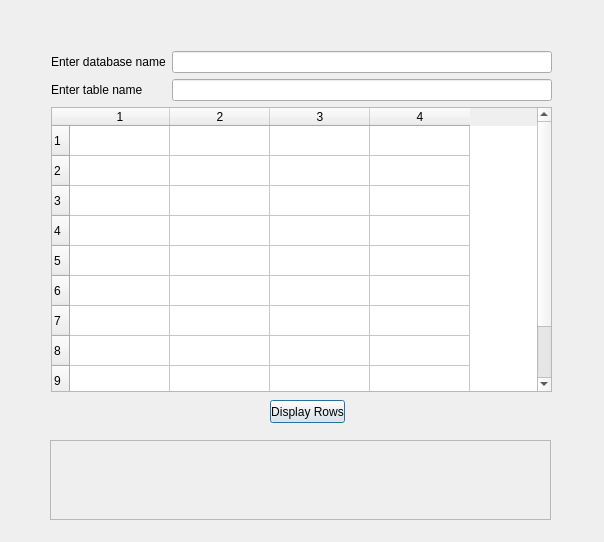
<?xml version="1.0" encoding="UTF-8"?>
<ui version="4.0">
 <class>Dialog</class>
 <widget class="QDialog" name="Dialog">
  <property name="geometry">
   <rect>
    <x>0</x>
    <y>0</y>
    <width>604</width>
    <height>542</height>
   </rect>
  </property>
  <property name="windowTitle">
   <string>Dialog</string>
  </property>
  <widget class="QPushButton" name="pushButtonDisplayRows">
   <property name="geometry">
    <rect>
     <x>270</x>
     <y>400</y>
     <width>75</width>
     <height>23</height>
    </rect>
   </property>
   <property name="text">
    <string>Display Rows</string>
   </property>
  </widget>
  <widget class="QLabel" name="labelResponse">
   <property name="geometry">
    <rect>
     <x>60</x>
     <y>450</y>
     <width>481</width>
     <height>61</height>
    </rect>
   </property>
   <property name="text">
    <string/>
   </property>
   <property name="wordWrap">
    <bool>true</bool>
   </property>
  </widget>
  <widget class="QFrame" name="frame">
   <property name="geometry">
    <rect>
     <x>50</x>
     <y>440</y>
     <width>501</width>
     <height>80</height>
    </rect>
   </property>
   <property name="frameShape">
    <enum>QFrame::StyledPanel</enum>
   </property>
   <property name="frameShadow">
    <enum>QFrame::Raised</enum>
   </property>
  </widget>
  <widget class="QWidget" name="layoutWidget">
   <property name="geometry">
    <rect>
     <x>51</x>
     <y>51</y>
     <width>501</width>
     <height>341</height>
    </rect>
   </property>
   <layout class="QGridLayout" name="gridLayout">
    <item row="1" column="0">
     <widget class="QLabel" name="label_2">
      <property name="text">
       <string>Enter table name</string>
      </property>
      <property name="buddy">
       <cstring>lineEditTableName</cstring>
      </property>
     </widget>
    </item>
    <item row="0" column="0">
     <widget class="QLabel" name="label">
      <property name="text">
       <string>Enter database name</string>
      </property>
      <property name="buddy">
       <cstring>lineEditDBName</cstring>
      </property>
     </widget>
    </item>
    <item row="0" column="1">
     <widget class="QLineEdit" name="lineEditDBName"/>
    </item>
    <item row="1" column="1">
     <widget class="QLineEdit" name="lineEditTableName"/>
    </item>
    <item row="2" column="0" colspan="2">
     <widget class="QTableWidget" name="tableWidget">
      <property name="sizeAdjustPolicy">
       <enum>QAbstractScrollArea::AdjustIgnored</enum>
      </property>
      <property name="sortingEnabled">
       <bool>true</bool>
      </property>
      <property name="wordWrap">
       <bool>true</bool>
      </property>
      <property name="rowCount">
       <number>10</number>
      </property>
      <property name="columnCount">
       <number>4</number>
      </property>
      <row/>
      <row/>
      <row/>
      <row/>
      <row/>
      <row/>
      <row/>
      <row/>
      <row/>
      <row/>
      <column/>
      <column/>
      <column/>
      <column/>
     </widget>
    </item>
   </layout>
  </widget>
  <zorder>pushButtonDisplayRows</zorder>
  <zorder>frame</zorder>
  <zorder>layoutWidget</zorder>
  <zorder>labelResponse</zorder>
 </widget>
 <resources/>
 <connections>
  <connection>
   <sender>pushButtonDisplayRows</sender>
   <signal>pressed()</signal>
   <receiver>Dialog</receiver>
   <slot>DisplayRows()</slot>
   <hints>
    <hint type="sourcelabel">
     <x>321</x>
     <y>245</y>
    </hint>
    <hint type="destinationlabel">
     <x>470</x>
     <y>250</y>
    </hint>
   </hints>
  </connection>
 </connections>
 <slots>
  <slot>DisplayRows()</slot>
 </slots>
</ui>
